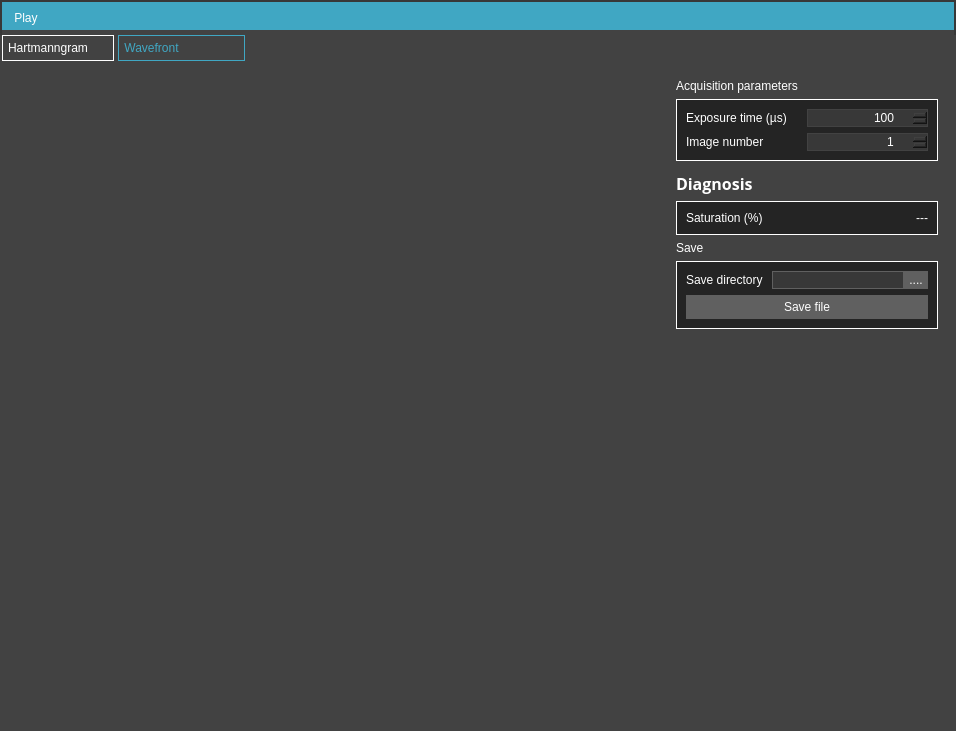
<?xml version="1.0" encoding="UTF-8"?>
<ui version="4.0">
 <class>MainWindow</class>
 <widget class="QMainWindow" name="MainWindow">
  <property name="geometry">
   <rect>
    <x>0</x>
    <y>0</y>
    <width>956</width>
    <height>731</height>
   </rect>
  </property>
  <property name="windowTitle">
   <string>Haso Demo</string>
  </property>
  <property name="styleSheet">
   <string notr="true">QMainWindow#MainWindow
{
	background-color: rgb(66, 66, 66);
	border:2px solid rgb(56, 56, 56);
	border-left:2px solid rgb(56, 56, 56);
}

QWidget
{
	font: 10pt &quot;Open Sans&quot;;
	color: white; 
	background-color: rgb(66, 66, 66);
	selection-background-color :rgb(64, 167, 195);
}

QFrame#AcquisitionParameters, QFrame#FilteringParameters, QFrame#Diagnosis, QFrame#Diagnosis_2, QFrame#EntryFile_2, QFrame#SaveFile, QFrame#SaveFileWavefront {
	background-color: rgb(36, 36, 36);
}

QWidget#currentFile, QWidget#refFile, QWidget#Mask, QWidget#maskLoad {
	background-color: rgb(36, 36, 36);
}

QMainWindow#mainWindow
{
	margin:5px 0px 5px 0px;
}

/*toolbars*/


QToolBar {
	border: none;
	margin:2px;
}

QToolBar {
	background-color: rgb(64, 167, 195);
	padding: 0px 0px 0px 5px;
	margin-bottom:5px;
}

QToolBar QWidget {
	background-color: rgb(64, 167, 195);
}

QMessageBox {
	background-color: rgb(56, 56, 56);
	border-bottom: 2px solid rgb(66, 66, 66);
	border-left: 2px solid rgb(66, 66, 66);
	border-right: 2px solid rgb(66, 66, 66);
}

/* Push button */

QPushButton
{
	background-color: rgb(56, 56, 56);
}

QPushButton:disabled
{
	background-color: rgb(96, 96, 96);
}

QPushButton:checked
{
	background-color: rgb(64, 167, 195);
}

QFrame QPushButton
{
	background-color: rgb(96,96, 96);
	border: 0px solid white;
}

/* Label */

QLabel
{
	background-color: transparent;
}

/* Tool Tip */

QToolTip 
{ 
	border: 1px solid rgb(64, 167, 195);
}

/* Checkbox */

QCheckBox
{
	background-color:transparent;
	color: rgb(255, 255, 255);
}

QCheckBox::indicator
{
	border: 1px solid white;
	background-color: rgb(56, 56, 56);
}

QCheckBox::indicator:checked 
{
	background-color:rgb(64, 167, 195);
}

/* Combobox */

QComboBox
{
	background-color: rgb(56, 56, 56);
	border: 1px solid rgb(66,66,66);
}

/* Line edit */

QLineEdit
{
	background-color: rgb(56, 56, 56);
	border: 1px solid rgb(96, 96, 96);
}

/* Spinbox */

QDoubleSpinBox, QSpinBox
{
	font: 10pt &quot;Open Sans&quot;;
	background-color: rgb(56, 56, 56);
	border: 1px solid rgb(66,66,66);
	padding-right: 15px;
}

QDoubleSpinBox:disabled, QSpinBox:disabled
{
	border: 0px solid rgb(66,66,66);
	padding-right: 5px;
}

QDoubleSpinBox::up-button:disabled, QSpinBox::up-button:disabled, 
QDoubleSpinBox::down-button:disabled, QSpinBox::down-button:disabled
{
	width: 0px;
	height: 0px;
}

QTabWidget::pane { 
    border: none;
	background-color: rgb(56, 56, 56);
}

QTabBar::tab {
   background-color: rgb(66, 66, 66);
    border: none;
	padding:5px;
    padding-right: 25px;
    min-width: 40ex;
	margin-right:2px;
	margin-left:2px;
}

QTabBar::tab:selected {
	color: white;
	font: bold 12pt &quot;Open Sans&quot;;
	border : 1px solid white;
}

QTabBar::tab:!selected {
	color: rgb(64, 167, 195);
	font: 12pt &quot;Open Sans&quot;;
	border : 1px solid rgb(64, 167, 195);
}</string>
  </property>
  <widget class="QWidget" name="centralwidget">
   <layout class="QHBoxLayout" name="horizontalLayout" stretch="0">
    <property name="spacing">
     <number>10</number>
    </property>
    <property name="leftMargin">
     <number>0</number>
    </property>
    <property name="topMargin">
     <number>0</number>
    </property>
    <property name="rightMargin">
     <number>0</number>
    </property>
    <property name="bottomMargin">
     <number>0</number>
    </property>
    <item>
     <widget class="QTabWidget" name="tabWidget">
      <property name="tabShape">
       <enum>QTabWidget::Rounded</enum>
      </property>
      <property name="currentIndex">
       <number>0</number>
      </property>
      <property name="iconSize">
       <size>
        <width>24</width>
        <height>24</height>
       </size>
      </property>
      <widget class="QWidget" name="tab">
       <attribute name="icon">
        <iconset resource="baseApp.qrc">
         <normaloff>:/WaveView/icon/cinema_blue.svg</normaloff>
         <normalon>:/WaveView/icon/Camera</normalon>:/WaveView/icon/cinema_blue.svg</iconset>
       </attribute>
       <attribute name="title">
        <string>Hartmanngram</string>
       </attribute>
       <layout class="QHBoxLayout" name="horizontalLayout_3">
        <item>
         <widget class="QWidget" name="image_display" native="true">
          <layout class="QHBoxLayout" name="horizontalLayout_4">
           <property name="leftMargin">
            <number>0</number>
           </property>
           <property name="topMargin">
            <number>0</number>
           </property>
           <property name="rightMargin">
            <number>0</number>
           </property>
           <property name="bottomMargin">
            <number>0</number>
           </property>
          </layout>
         </widget>
        </item>
        <item>
         <widget class="QWidget" name="widget_2" native="true">
          <property name="sizePolicy">
           <sizepolicy hsizetype="Fixed" vsizetype="Preferred">
            <horstretch>0</horstretch>
            <verstretch>0</verstretch>
           </sizepolicy>
          </property>
          <property name="minimumSize">
           <size>
            <width>280</width>
            <height>0</height>
           </size>
          </property>
          <layout class="QVBoxLayout" name="verticalLayout">
           <property name="bottomMargin">
            <number>0</number>
           </property>
           <item>
            <widget class="QLabel" name="label_8">
             <property name="sizePolicy">
              <sizepolicy hsizetype="Preferred" vsizetype="Preferred">
               <horstretch>0</horstretch>
               <verstretch>0</verstretch>
              </sizepolicy>
             </property>
             <property name="styleSheet">
              <string notr="true">font: bold 12pt &quot;Open Sans&quot;;</string>
             </property>
             <property name="text">
              <string>Acquisition parameters</string>
             </property>
            </widget>
           </item>
           <item>
            <widget class="QFrame" name="AcquisitionParameters">
             <property name="sizePolicy">
              <sizepolicy hsizetype="Preferred" vsizetype="Fixed">
               <horstretch>0</horstretch>
               <verstretch>0</verstretch>
              </sizepolicy>
             </property>
             <property name="frameShape">
              <enum>QFrame::Box</enum>
             </property>
             <property name="frameShadow">
              <enum>QFrame::Plain</enum>
             </property>
             <layout class="QFormLayout" name="formLayout">
              <property name="horizontalSpacing">
               <number>20</number>
              </property>
              <item row="0" column="0">
               <widget class="QLabel" name="label">
                <property name="text">
                 <string>Exposure time (µs)</string>
                </property>
               </widget>
              </item>
              <item row="0" column="1">
               <widget class="QSpinBox" name="expotime">
                <property name="alignment">
                 <set>Qt::AlignRight|Qt::AlignTrailing|Qt::AlignVCenter</set>
                </property>
                <property name="minimum">
                 <number>50</number>
                </property>
                <property name="maximum">
                 <number>1000000</number>
                </property>
                <property name="value">
                 <number>100</number>
                </property>
               </widget>
              </item>
              <item row="1" column="0">
               <widget class="QLabel" name="label_2">
                <property name="text">
                 <string>Image number</string>
                </property>
               </widget>
              </item>
              <item row="1" column="1">
               <widget class="QSpinBox" name="nbImages">
                <property name="alignment">
                 <set>Qt::AlignRight|Qt::AlignTrailing|Qt::AlignVCenter</set>
                </property>
                <property name="value">
                 <number>1</number>
                </property>
               </widget>
              </item>
             </layout>
            </widget>
           </item>
           <item>
            <spacer name="verticalSpacer_2">
             <property name="orientation">
              <enum>Qt::Vertical</enum>
             </property>
             <property name="sizeType">
              <enum>QSizePolicy::Fixed</enum>
             </property>
             <property name="sizeHint" stdset="0">
              <size>
               <width>5</width>
               <height>5</height>
              </size>
             </property>
            </spacer>
           </item>
           <item>
            <widget class="QLabel" name="label_17">
             <property name="font">
              <font>
               <family>Open Sans</family>
               <pointsize>12</pointsize>
               <weight>75</weight>
               <italic>false</italic>
               <bold>true</bold>
              </font>
             </property>
             <property name="styleSheet">
              <string notr="true">font: bold 12pt &quot;Open Sans&quot;;</string>
             </property>
             <property name="text">
              <string>Diagnosis</string>
             </property>
            </widget>
           </item>
           <item>
            <widget class="QFrame" name="Diagnosis_2">
             <property name="frameShape">
              <enum>QFrame::Box</enum>
             </property>
             <property name="frameShadow">
              <enum>QFrame::Plain</enum>
             </property>
             <layout class="QFormLayout" name="formLayout_4">
              <property name="horizontalSpacing">
               <number>20</number>
              </property>
              <item row="0" column="0">
               <widget class="QLabel" name="label_5">
                <property name="text">
                 <string>Saturation (%)</string>
                </property>
               </widget>
              </item>
              <item row="0" column="1">
               <widget class="QLabel" name="sat_value">
                <property name="minimumSize">
                 <size>
                  <width>80</width>
                  <height>0</height>
                 </size>
                </property>
                <property name="text">
                 <string>---</string>
                </property>
                <property name="alignment">
                 <set>Qt::AlignRight|Qt::AlignTrailing|Qt::AlignVCenter</set>
                </property>
               </widget>
              </item>
             </layout>
            </widget>
           </item>
           <item>
            <widget class="QLabel" name="label_11">
             <property name="styleSheet">
              <string notr="true">font: bold 12pt &quot;Open Sans&quot;;</string>
             </property>
             <property name="text">
              <string>Save</string>
             </property>
            </widget>
           </item>
           <item>
            <widget class="QFrame" name="SaveFile">
             <property name="frameShape">
              <enum>QFrame::Box</enum>
             </property>
             <property name="frameShadow">
              <enum>QFrame::Plain</enum>
             </property>
             <layout class="QFormLayout" name="formLayout_3">
              <property name="horizontalSpacing">
               <number>9</number>
              </property>
              <property name="leftMargin">
               <number>9</number>
              </property>
              <item row="0" column="0">
               <widget class="QLabel" name="saveDirectory">
                <property name="text">
                 <string>Save directory</string>
                </property>
               </widget>
              </item>
              <item row="0" column="1">
               <widget class="QWidget" name="widget" native="true">
                <layout class="QHBoxLayout" name="horizontalLayout_10">
                 <property name="spacing">
                  <number>0</number>
                 </property>
                 <property name="leftMargin">
                  <number>0</number>
                 </property>
                 <property name="topMargin">
                  <number>0</number>
                 </property>
                 <property name="rightMargin">
                  <number>0</number>
                 </property>
                 <property name="bottomMargin">
                  <number>0</number>
                 </property>
                 <item>
                  <widget class="QLineEdit" name="saveDirectoryPath">
                   <property name="sizePolicy">
                    <sizepolicy hsizetype="Preferred" vsizetype="Preferred">
                     <horstretch>0</horstretch>
                     <verstretch>0</verstretch>
                    </sizepolicy>
                   </property>
                  </widget>
                 </item>
                 <item>
                  <widget class="QPushButton" name="saveDirectory_2">
                   <property name="sizePolicy">
                    <sizepolicy hsizetype="Fixed" vsizetype="Preferred">
                     <horstretch>20</horstretch>
                     <verstretch>18</verstretch>
                    </sizepolicy>
                   </property>
                   <property name="minimumSize">
                    <size>
                     <width>24</width>
                     <height>0</height>
                    </size>
                   </property>
                   <property name="text">
                    <string>....</string>
                   </property>
                  </widget>
                 </item>
                </layout>
               </widget>
              </item>
              <item row="1" column="0" colspan="2">
               <widget class="QPushButton" name="saveCurrentFile">
                <property name="sizePolicy">
                 <sizepolicy hsizetype="Preferred" vsizetype="Preferred">
                  <horstretch>0</horstretch>
                  <verstretch>0</verstretch>
                 </sizepolicy>
                </property>
                <property name="minimumSize">
                 <size>
                  <width>0</width>
                  <height>24</height>
                 </size>
                </property>
                <property name="text">
                 <string>Save file</string>
                </property>
               </widget>
              </item>
             </layout>
            </widget>
           </item>
           <item>
            <widget class="QWidget" name="widget_3" native="true">
             <layout class="QHBoxLayout" name="horizontalLayout_5">
              <property name="leftMargin">
               <number>0</number>
              </property>
              <property name="topMargin">
               <number>0</number>
              </property>
              <property name="rightMargin">
               <number>0</number>
              </property>
              <property name="bottomMargin">
               <number>0</number>
              </property>
              <item>
               <spacer name="verticalSpacer">
                <property name="orientation">
                 <enum>Qt::Vertical</enum>
                </property>
                <property name="sizeHint" stdset="0">
                 <size>
                  <width>20</width>
                  <height>500</height>
                 </size>
                </property>
               </spacer>
              </item>
             </layout>
            </widget>
           </item>
          </layout>
         </widget>
        </item>
       </layout>
      </widget>
      <widget class="QWidget" name="tab_2">
       <attribute name="icon">
        <iconset resource="baseApp.qrc">
         <normaloff>:/WaveView/icon/phi_blue.svg</normaloff>
         <normalon>:/WaveView/icon/Wavefront</normalon>:/WaveView/icon/phi_blue.svg</iconset>
       </attribute>
       <attribute name="title">
        <string>Wavefront            </string>
       </attribute>
       <layout class="QHBoxLayout" name="horizontalLayout_6">
        <item>
         <widget class="QWidget" name="wavefront_display" native="true">
          <property name="minimumSize">
           <size>
            <width>0</width>
            <height>578</height>
           </size>
          </property>
          <property name="font">
           <font>
            <family>Open Sans</family>
            <pointsize>10</pointsize>
            <weight>50</weight>
            <italic>false</italic>
            <bold>false</bold>
           </font>
          </property>
          <layout class="QHBoxLayout" name="horizontalLayout_2">
           <property name="leftMargin">
            <number>0</number>
           </property>
           <property name="topMargin">
            <number>0</number>
           </property>
           <property name="rightMargin">
            <number>0</number>
           </property>
           <property name="bottomMargin">
            <number>0</number>
           </property>
          </layout>
         </widget>
        </item>
        <item>
         <widget class="QWidget" name="widget_4" native="true">
          <property name="sizePolicy">
           <sizepolicy hsizetype="Fixed" vsizetype="Preferred">
            <horstretch>0</horstretch>
            <verstretch>0</verstretch>
           </sizepolicy>
          </property>
          <property name="minimumSize">
           <size>
            <width>5</width>
            <height>5</height>
           </size>
          </property>
          <property name="maximumSize">
           <size>
            <width>16777215</width>
            <height>578</height>
           </size>
          </property>
          <layout class="QVBoxLayout" name="verticalLayout_11">
           <property name="topMargin">
            <number>0</number>
           </property>
           <property name="bottomMargin">
            <number>0</number>
           </property>
           <item>
            <widget class="QLabel" name="label_7">
             <property name="sizePolicy">
              <sizepolicy hsizetype="Preferred" vsizetype="Fixed">
               <horstretch>0</horstretch>
               <verstretch>0</verstretch>
              </sizepolicy>
             </property>
             <property name="styleSheet">
              <string notr="true">font: bold 12pt &quot;Open Sans&quot;;</string>
             </property>
             <property name="text">
              <string>Filtering parameters</string>
             </property>
            </widget>
           </item>
           <item>
            <widget class="QFrame" name="FilteringParameters">
             <property name="sizePolicy">
              <sizepolicy hsizetype="Preferred" vsizetype="Fixed">
               <horstretch>0</horstretch>
               <verstretch>0</verstretch>
              </sizepolicy>
             </property>
             <property name="frameShape">
              <enum>QFrame::Box</enum>
             </property>
             <property name="frameShadow">
              <enum>QFrame::Plain</enum>
             </property>
             <layout class="QVBoxLayout" name="verticalLayout_3">
              <property name="spacing">
               <number>6</number>
              </property>
              <property name="leftMargin">
               <number>3</number>
              </property>
              <property name="topMargin">
               <number>3</number>
              </property>
              <property name="rightMargin">
               <number>3</number>
              </property>
              <property name="bottomMargin">
               <number>3</number>
              </property>
              <item>
               <widget class="QCheckBox" name="filter_tx">
                <property name="text">
                 <string>Tilt X</string>
                </property>
               </widget>
              </item>
              <item>
               <widget class="QCheckBox" name="filter_ty">
                <property name="text">
                 <string>Tilt Y</string>
                </property>
               </widget>
              </item>
              <item>
               <widget class="QCheckBox" name="filter_f">
                <property name="text">
                 <string>Focus</string>
                </property>
               </widget>
              </item>
              <item>
               <widget class="QCheckBox" name="filter_a0">
                <property name="text">
                 <string>Astig 0°</string>
                </property>
               </widget>
              </item>
              <item>
               <widget class="QCheckBox" name="filter_a45">
                <property name="text">
                 <string>Astig 45°</string>
                </property>
               </widget>
              </item>
             </layout>
            </widget>
           </item>
           <item>
            <widget class="QLabel" name="label_9">
             <property name="sizePolicy">
              <sizepolicy hsizetype="Preferred" vsizetype="Fixed">
               <horstretch>0</horstretch>
               <verstretch>0</verstretch>
              </sizepolicy>
             </property>
             <property name="styleSheet">
              <string notr="true">font: bold 11pt &quot;Open Sans&quot;;</string>
             </property>
             <property name="text">
              <string>Diagnosis</string>
             </property>
            </widget>
           </item>
           <item>
            <widget class="QFrame" name="Diagnosis">
             <property name="sizePolicy">
              <sizepolicy hsizetype="Preferred" vsizetype="Fixed">
               <horstretch>0</horstretch>
               <verstretch>0</verstretch>
              </sizepolicy>
             </property>
             <property name="frameShape">
              <enum>QFrame::Box</enum>
             </property>
             <property name="frameShadow">
              <enum>QFrame::Plain</enum>
             </property>
             <layout class="QFormLayout" name="formLayout_2">
              <property name="horizontalSpacing">
               <number>20</number>
              </property>
              <property name="leftMargin">
               <number>3</number>
              </property>
              <property name="topMargin">
               <number>3</number>
              </property>
              <property name="rightMargin">
               <number>3</number>
              </property>
              <property name="bottomMargin">
               <number>3</number>
              </property>
              <item row="0" column="0">
               <widget class="QLabel" name="label_15">
                <property name="text">
                 <string>&lt;html&gt;&lt;head/&gt;&lt;body&gt;&lt;p&gt;&lt;span style=&quot; font-weight:600;&quot;&gt;Wavefront statistics&lt;/span&gt;&lt;/p&gt;&lt;/body&gt;&lt;/html&gt;</string>
                </property>
               </widget>
              </item>
              <item row="1" column="0">
               <widget class="QLabel" name="label_6">
                <property name="text">
                 <string>PV (µm)</string>
                </property>
               </widget>
              </item>
              <item row="1" column="1">
               <widget class="QLabel" name="wf_pv_value">
                <property name="minimumSize">
                 <size>
                  <width>80</width>
                  <height>0</height>
                 </size>
                </property>
                <property name="text">
                 <string>---</string>
                </property>
                <property name="alignment">
                 <set>Qt::AlignRight|Qt::AlignTrailing|Qt::AlignVCenter</set>
                </property>
               </widget>
              </item>
              <item row="2" column="0">
               <widget class="QLabel" name="label_16">
                <property name="text">
                 <string>RMS (µm)</string>
                </property>
               </widget>
              </item>
              <item row="2" column="1">
               <widget class="QLabel" name="wf_rms_value">
                <property name="minimumSize">
                 <size>
                  <width>80</width>
                  <height>0</height>
                 </size>
                </property>
                <property name="text">
                 <string>---</string>
                </property>
                <property name="alignment">
                 <set>Qt::AlignRight|Qt::AlignTrailing|Qt::AlignVCenter</set>
                </property>
               </widget>
              </item>
              <item row="3" column="0">
               <widget class="QLabel" name="label_14">
                <property name="text">
                 <string>&lt;html&gt;&lt;head/&gt;&lt;body&gt;&lt;p&gt;&lt;span style=&quot; font-weight:600;&quot;&gt;Chief ray&lt;/span&gt;&lt;/p&gt;&lt;/body&gt;&lt;/html&gt;</string>
                </property>
               </widget>
              </item>
              <item row="4" column="0">
               <widget class="QLabel" name="label_3">
                <property name="text">
                 <string>Tilt X (mrad)</string>
                </property>
               </widget>
              </item>
              <item row="4" column="1">
               <widget class="QLabel" name="tilt_x_value">
                <property name="minimumSize">
                 <size>
                  <width>80</width>
                  <height>0</height>
                 </size>
                </property>
                <property name="text">
                 <string>---</string>
                </property>
                <property name="alignment">
                 <set>Qt::AlignRight|Qt::AlignTrailing|Qt::AlignVCenter</set>
                </property>
               </widget>
              </item>
              <item row="5" column="0">
               <widget class="QLabel" name="label_4">
                <property name="text">
                 <string>Tilt Y (mrad)</string>
                </property>
               </widget>
              </item>
              <item row="5" column="1">
               <widget class="QLabel" name="tilt_y_value">
                <property name="minimumSize">
                 <size>
                  <width>80</width>
                  <height>0</height>
                 </size>
                </property>
                <property name="text">
                 <string>---</string>
                </property>
                <property name="alignment">
                 <set>Qt::AlignRight|Qt::AlignTrailing|Qt::AlignVCenter</set>
                </property>
               </widget>
              </item>
              <item row="6" column="0">
               <widget class="QLabel" name="label_13">
                <property name="text">
                 <string>Curvature R (mm)</string>
                </property>
               </widget>
              </item>
              <item row="6" column="1">
               <widget class="QLabel" name="curv_value">
                <property name="minimumSize">
                 <size>
                  <width>80</width>
                  <height>0</height>
                 </size>
                </property>
                <property name="text">
                 <string>---</string>
                </property>
                <property name="alignment">
                 <set>Qt::AlignRight|Qt::AlignTrailing|Qt::AlignVCenter</set>
                </property>
               </widget>
              </item>
             </layout>
            </widget>
           </item>
           <item>
            <widget class="QLabel" name="label_10">
             <property name="sizePolicy">
              <sizepolicy hsizetype="Expanding" vsizetype="Fixed">
               <horstretch>0</horstretch>
               <verstretch>0</verstretch>
              </sizepolicy>
             </property>
             <property name="styleSheet">
              <string notr="true">font: bold 11pt &quot;Open Sans&quot;;</string>
             </property>
             <property name="text">
              <string>Save</string>
             </property>
            </widget>
           </item>
           <item>
            <widget class="QFrame" name="SaveFileWavefront">
             <property name="sizePolicy">
              <sizepolicy hsizetype="Preferred" vsizetype="Fixed">
               <horstretch>0</horstretch>
               <verstretch>0</verstretch>
              </sizepolicy>
             </property>
             <property name="frameShape">
              <enum>QFrame::Box</enum>
             </property>
             <property name="frameShadow">
              <enum>QFrame::Plain</enum>
             </property>
             <layout class="QFormLayout" name="formLayout_5">
              <item row="0" column="0">
               <widget class="QLabel" name="label_12">
                <property name="text">
                 <string>Save directory</string>
                </property>
               </widget>
              </item>
              <item row="0" column="1">
               <widget class="QWidget" name="widget_6" native="true">
                <layout class="QHBoxLayout" name="horizontalLayout_7">
                 <property name="spacing">
                  <number>0</number>
                 </property>
                 <property name="leftMargin">
                  <number>0</number>
                 </property>
                 <property name="topMargin">
                  <number>0</number>
                 </property>
                 <property name="rightMargin">
                  <number>0</number>
                 </property>
                 <property name="bottomMargin">
                  <number>0</number>
                 </property>
                 <item>
                  <widget class="QLineEdit" name="saveDirectoryPathWavefront">
                   <property name="sizePolicy">
                    <sizepolicy hsizetype="Preferred" vsizetype="Preferred">
                     <horstretch>0</horstretch>
                     <verstretch>0</verstretch>
                    </sizepolicy>
                   </property>
                   <property name="minimumSize">
                    <size>
                     <width>0</width>
                     <height>24</height>
                    </size>
                   </property>
                   <property name="cursor">
                    <cursorShape>ArrowCursor</cursorShape>
                   </property>
                   <property name="focusPolicy">
                    <enum>Qt::TabFocus</enum>
                   </property>
                  </widget>
                 </item>
                 <item>
                  <widget class="QPushButton" name="saveDirectoryWavefront">
                   <property name="sizePolicy">
                    <sizepolicy hsizetype="Fixed" vsizetype="Preferred">
                     <horstretch>20</horstretch>
                     <verstretch>18</verstretch>
                    </sizepolicy>
                   </property>
                   <property name="minimumSize">
                    <size>
                     <width>24</width>
                     <height>0</height>
                    </size>
                   </property>
                   <property name="sizeIncrement">
                    <size>
                     <width>0</width>
                     <height>24</height>
                    </size>
                   </property>
                   <property name="text">
                    <string>.....</string>
                   </property>
                  </widget>
                 </item>
                </layout>
               </widget>
              </item>
              <item row="1" column="0" colspan="2">
               <widget class="QPushButton" name="saveWavefrontButton">
                <property name="minimumSize">
                 <size>
                  <width>0</width>
                  <height>24</height>
                 </size>
                </property>
                <property name="text">
                 <string>Save wavefront</string>
                </property>
               </widget>
              </item>
             </layout>
            </widget>
           </item>
           <item>
            <spacer name="verticalSpacer_3">
             <property name="orientation">
              <enum>Qt::Vertical</enum>
             </property>
             <property name="sizeHint" stdset="0">
              <size>
               <width>20</width>
               <height>40</height>
              </size>
             </property>
            </spacer>
           </item>
          </layout>
         </widget>
        </item>
       </layout>
      </widget>
     </widget>
    </item>
   </layout>
  </widget>
  <widget class="QStatusBar" name="statusbar"/>
  <widget class="QToolBar" name="toolBar">
   <property name="sizePolicy">
    <sizepolicy hsizetype="Expanding" vsizetype="Fixed">
     <horstretch>0</horstretch>
     <verstretch>0</verstretch>
    </sizepolicy>
   </property>
   <property name="windowTitle">
    <string>toolBar</string>
   </property>
   <property name="movable">
    <bool>false</bool>
   </property>
   <attribute name="toolBarArea">
    <enum>TopToolBarArea</enum>
   </attribute>
   <attribute name="toolBarBreak">
    <bool>false</bool>
   </attribute>
   <addaction name="actionPlay"/>
  </widget>
  <action name="actionPlay">
   <property name="checkable">
    <bool>true</bool>
   </property>
   <property name="icon">
    <iconset resource="baseApp.qrc">
     <normaloff>:/WaveView/icon/Play</normaloff>
     <normalon>:/WaveView/icon/Pause</normalon>:/WaveView/icon/Play</iconset>
   </property>
   <property name="text">
    <string>Play</string>
   </property>
  </action>
 </widget>
 <resources>
  <include location="baseApp.qrc"/>
 </resources>
 <connections/>
</ui>
